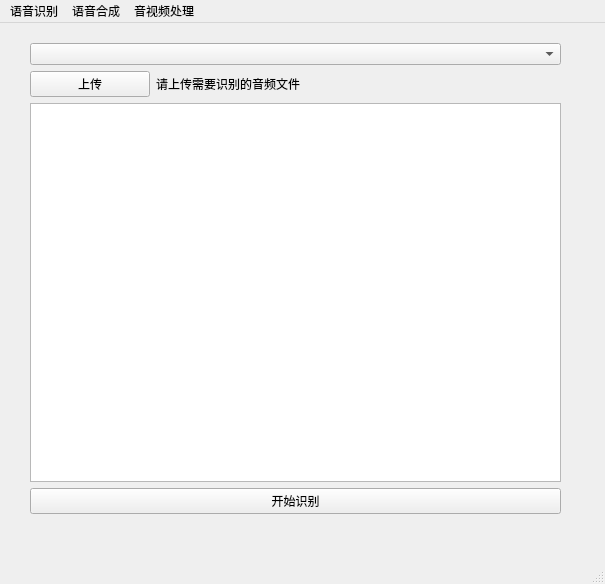
<?xml version="1.0" encoding="UTF-8"?>
<ui version="4.0">
 <class>MainWindow</class>
 <widget class="QMainWindow" name="MainWindow">
  <property name="geometry">
   <rect>
    <x>0</x>
    <y>0</y>
    <width>605</width>
    <height>584</height>
   </rect>
  </property>
  <property name="windowTitle">
   <string>MainWindow</string>
  </property>
  <widget class="QWidget" name="centralwidget">
   <widget class="QWidget" name="">
    <property name="geometry">
     <rect>
      <x>30</x>
      <y>20</y>
      <width>531</width>
      <height>471</height>
     </rect>
    </property>
    <layout class="QVBoxLayout" name="verticalLayout">
     <item>
      <widget class="QComboBox" name="combox_modelSelect"/>
     </item>
     <item>
      <layout class="QHBoxLayout" name="horizontalLayout">
       <item>
        <widget class="QPushButton" name="btn_upload_audio">
         <property name="maximumSize">
          <size>
           <width>120</width>
           <height>80</height>
          </size>
         </property>
         <property name="text">
          <string>上传</string>
         </property>
        </widget>
       </item>
       <item>
        <widget class="QLabel" name="label_audioname">
         <property name="text">
          <string>请上传需要识别的音频文件</string>
         </property>
        </widget>
       </item>
      </layout>
     </item>
     <item>
      <widget class="QTextEdit" name="txtEdit_result"/>
     </item>
     <item>
      <widget class="QPushButton" name="btn_asr">
       <property name="text">
        <string>开始识别</string>
       </property>
      </widget>
     </item>
    </layout>
   </widget>
  </widget>
  <widget class="QMenuBar" name="menubar">
   <property name="geometry">
    <rect>
     <x>0</x>
     <y>0</y>
     <width>605</width>
     <height>37</height>
    </rect>
   </property>
   <widget class="QMenu" name="menu">
    <property name="title">
     <string>语音识别</string>
    </property>
   </widget>
   <widget class="QMenu" name="menu_2">
    <property name="title">
     <string>语音合成</string>
    </property>
   </widget>
   <widget class="QMenu" name="menu_3">
    <property name="title">
     <string>音视频处理</string>
    </property>
   </widget>
   <addaction name="menu"/>
   <addaction name="menu_2"/>
   <addaction name="menu_3"/>
  </widget>
  <widget class="QStatusBar" name="statusbar"/>
 </widget>
 <resources/>
 <connections/>
</ui>
